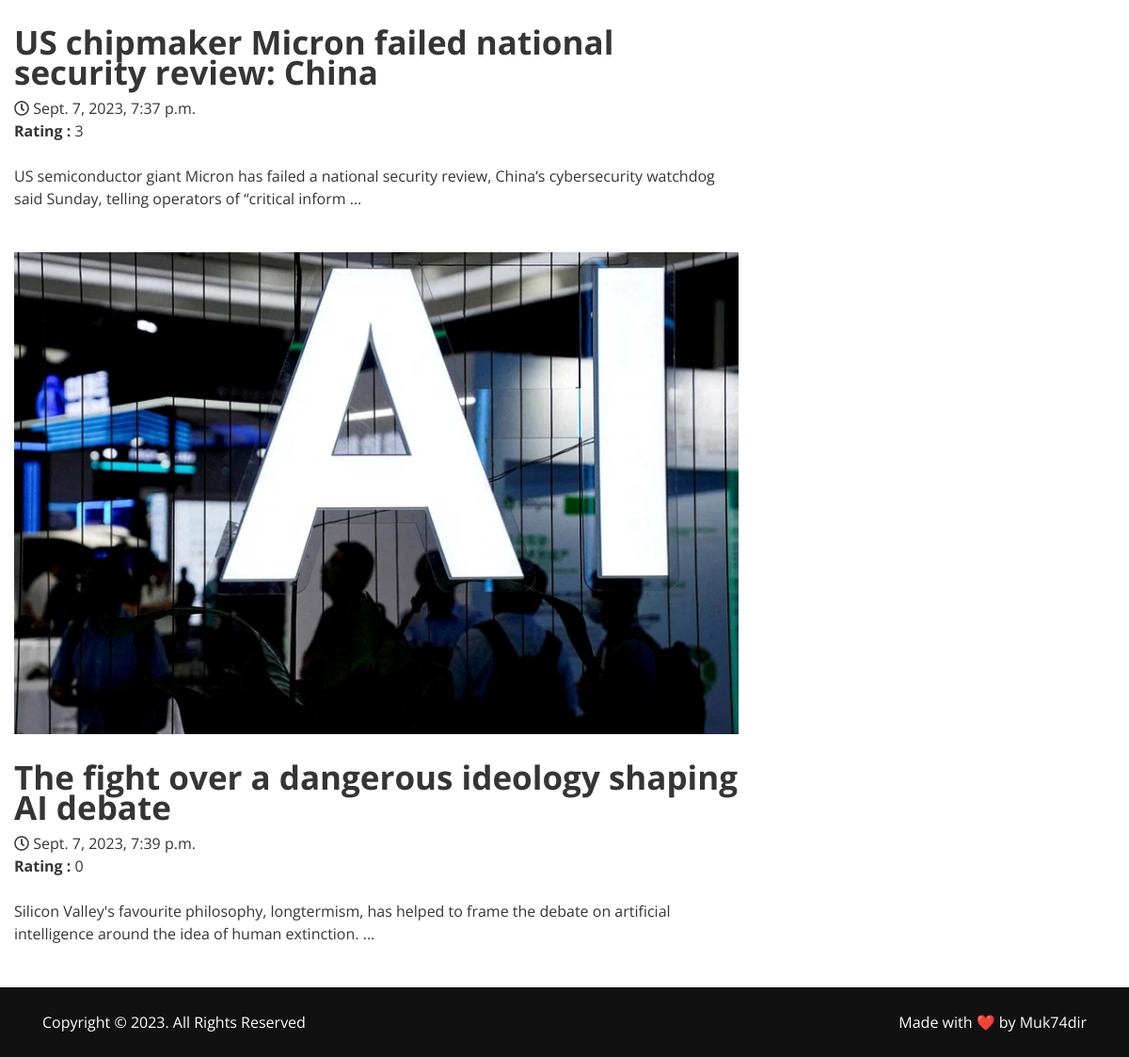
The app's page /category/science-technology/ (lower part), older data.
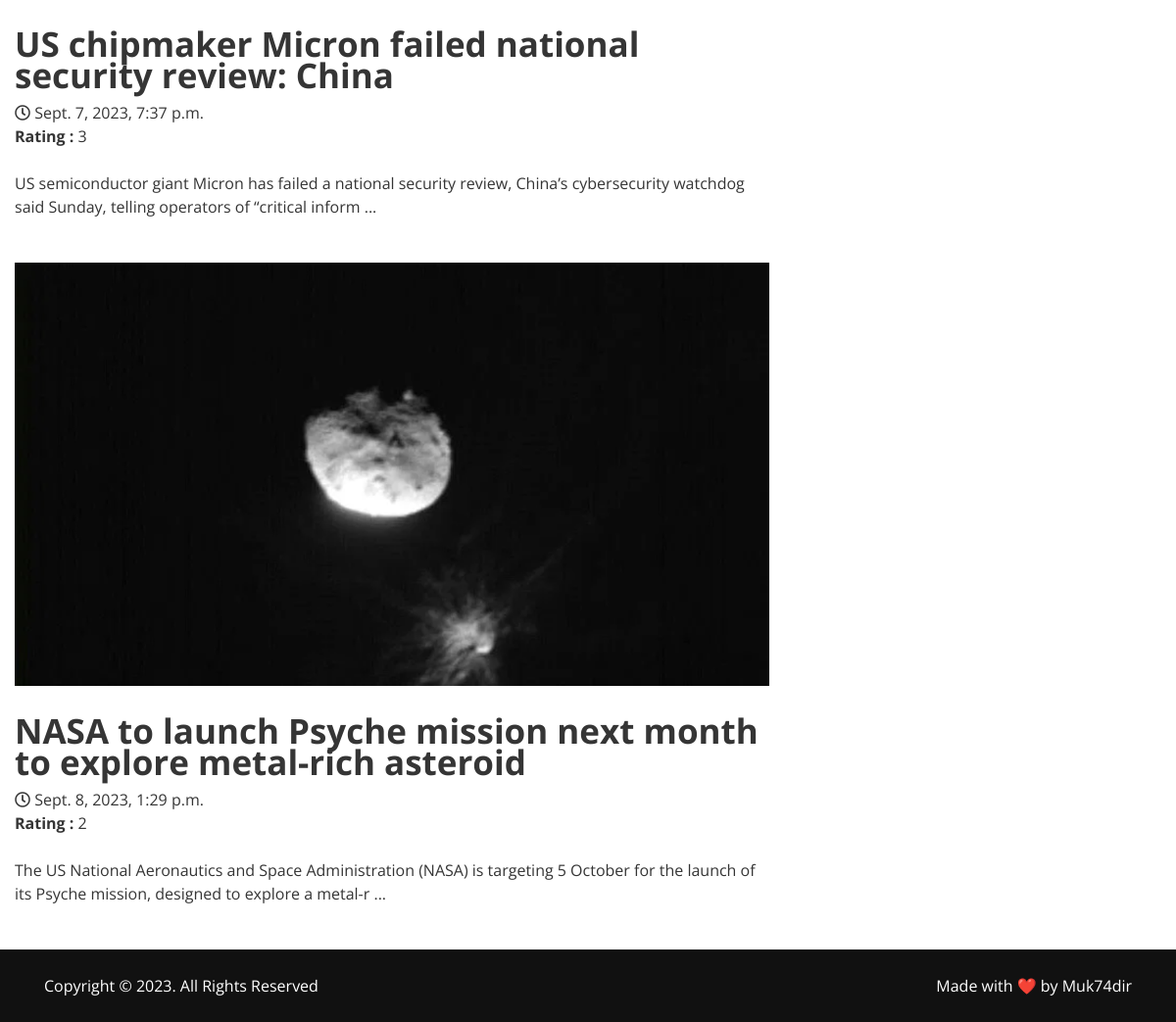
The same page, newer data.
### articles/models.py (models this page shows, shortened)
class ArticleModel(models.Model):
    category = models.ForeignKey(CategoryModel, on_delete=models.CASCADE, related_name='articles')
    slug = models.SlugField(max_length=20, unique=True)
    headline = models.CharField(max_length=100)
    description = models.TextField()
    image = models.ImageField(upload_to='articles/images')
    rating = models.CharField(max_length=10, choices=RATING)
    publishing_date = models.DateTimeField(auto_now_add=True)

### articles/views.py (the view)
# urls.py: path('category/<slug:category_slug>/', views.article_by_category, name='article_by_category'),
def article_by_category(request, category_slug):
    context = {}
    all_categories = CategoryModel.objects.all()
    category = CategoryModel.objects.get(slug=category_slug)
    categories = CategoryModel.objects.filter(slug=category_slug)
    articles = ArticleModel.objects.filter(category=category)
    context['category']= category
    context['categories']= categories
    context['articles']= articles
    context['all_categories']= all_categories
    return render(request, 'articles/category_details.html', context)

### articles/models.py (called while the page is built)
    def __str__(self):
        return self.category_name

### articles/templates/articles/category_details.html (shortened to what this page needs)
{% extends 'index.html' %}
{% load static %}
{% block content %}
        <div class="single-news">
            <div class="container-fluid">
                <div class="row">
                    <div class="col-md-8">
                        {% for news in articles|dictsortreversed:"rating" %}
                        <div class="sn-img">
                            <img src="{{news.image.url}}" />
                        </div>
                        <div class="sn-content">
                            <a class="sn-title" href="{% url 'article_detail' news.category.slug news.slug %}">{{news.headline}}</a>
                            <span class="sn-date" href=""><i class="far fa-clock"></i> {{news.publishing_date}}</span><br>
                            <span><b>Rating :</b> {{news.rating}}</span><br><br>
                            <p>{{news.description|slice:150}} ... </p>
                        </div>
                        {% endfor %}
                    </div>
                    <div class="col-md-4">
                    </div>
                </div>
            </div>
        </div>
        {% endblock content %}

Row changes from the older to the newer data that the page shows:
removed ArticleModel: image (picture), headline "The fight over a dangerous ideology shaping AI debate", publishing_date "Sept. 7, 2023, 7:39 p.m.", rating "0", description "Silicon Valley's favourite philosophy, longtermism, has helped to frame the debate on artificial intelligence around the idea of human extinction."
added ArticleModel: image (picture), headline "NASA to launch Psyche mission next month to explore metal-rich asteroid", publishing_date "Sept. 8, 2023, 1:29 p.m.", rating "2", description "The US National Aeronautics and Space Administration (NASA) is targeting 5 October for the launch of its Psyche mission, designed to explore a metal-r"
